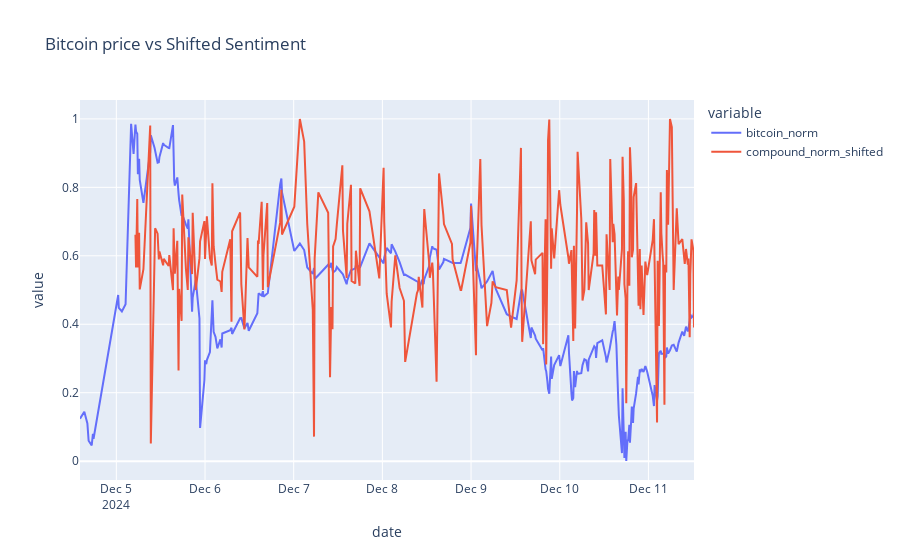

Notebook source saved alongside this figure:
### Code cell
sentiments['compound_norm_shifted'] = sentiments['compound_norm'].shift(15)
fig = px.scatter(sentiments, x='date', y=['bitcoin_norm', 'compound_norm_shifted'], title='Bitcoin price vs Shifted Sentiment', labels={'compound_norm_shifted': 'Shifted Sentiment', 'bitcoin_norm': 'Bitcoin price'})
fig.update_traces(mode='lines')
fig.show()

### Figure 1 — Plotly figure (JSON) as saved in the notebook; plotly's stock layout.template omitted (floating-point values rounded to 4 significant figures; data arrays with more than 128 entries replaced by an {"elided": "..."} marker saying what was removed)
{"data": [{"hovertemplate": "variable=bitcoin_norm<br>date=%{x}<br>value=%{y}<extra></extra>", "legendgroup": "bitcoin_norm", "marker": {"color": "#636efa", "symbol": "circle"}, "mode": "lines", "name": "bitcoin_norm", "orientation": "v", "showlegend": true, "type": "scatter", "x": {"elided": "254 str values"}, "xaxis": "x", "y": {"elided": "254 float values"}, "yaxis": "y"}, {"hovertemplate": "variable=compound_norm_shifted<br>date=%{x}<br>value=%{y}<extra></extra>", "legendgroup": "compound_norm_shifted", "marker": {"color": "#EF553B", "symbol": "circle"}, "mode": "lines", "name": "compound_norm_shifted", "orientation": "v", "showlegend": true, "type": "scatter", "x": {"elided": "254 str values"}, "xaxis": "x", "y": {"elided": "254 float values"}, "yaxis": "y"}], "layout": {"legend": {"title": {"text": "variable"}, "tracegroupgap": 0}, "title": {"text": "Bitcoin price vs Shifted Sentiment"}, "xaxis": {"anchor": "y", "domain": [0, 1], "title": {"text": "date"}}, "yaxis": {"anchor": "x", "domain": [0, 1], "title": {"text": "value"}}}}
